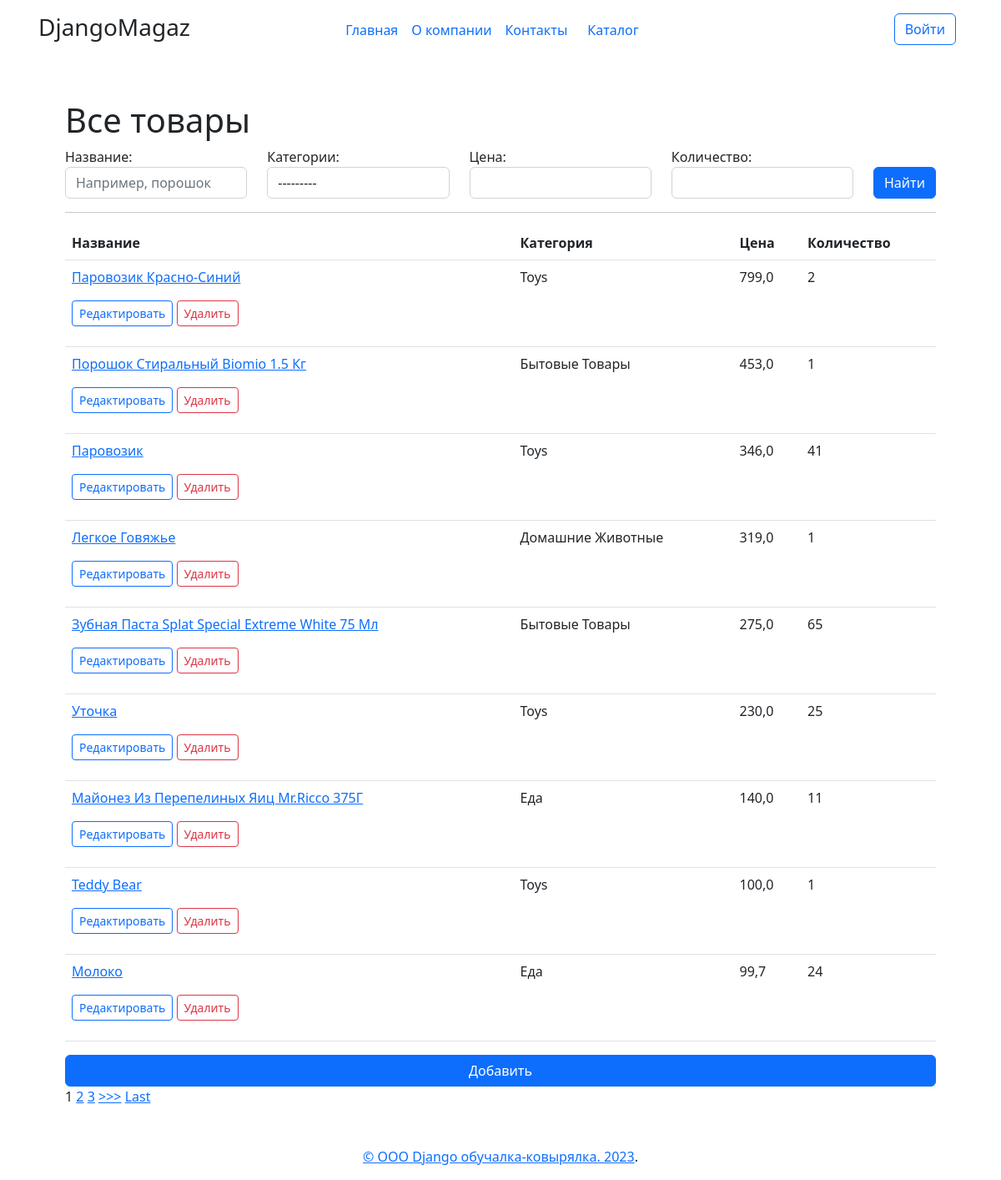
Screenshot of /products/ with the database file from the repository.
### simpleapp/models.py (models this page shows, shortened)
class Product(models.Model):
    name = models.CharField(
        max_length=50,
        unique=True, # названия товаров не должны повторяться
    )
    description = models.TextField()
    quantity = models.IntegerField(
        validators=[MinValueValidator(0)],
    )
    category = models.ForeignKey(
        to='Category',
        on_delete=models.CASCADE,
        related_name='products', # все продукты в категории будут доступны через поле products
    )
    price = models.FloatField(
        validators=[MinValueValidator(0.0)],
    )
    objects = models.Manager()

class Category(models.Model):
    name = models.CharField(max_length=100, unique=True)  # названия категорий тоже не должны повторяться
    def __str__(self):
        return f'{self.name.title()}'

### simpleapp/views.py (the view)
# urls.py: path('', ProductList.as_view(), name='products'),
class ProductList(ListView):
    model = Product
    template_name = 'products.html'
    context_object_name = 'products'
    ordering = ['-price']
    paginate_by = 1 # поставим постраничный вывод в один элемент
    form_class = ProductForm # добавляем форм класс, чтобы получать доступ к форме через метод POST
    def get_context_data(self, **kwargs): # забираем отфильтрованные объекты переопределяя метод get_context_data у наследуемого класса (привет, полиморфизм, мы скучали!!!)
        context = super().get_context_data(**kwargs)
        context['filter'] = ProductFilter(self.request.GET, queryset=self.get_queryset()) # вписываем наш фильтр в контекст
        return context

### templates/products.html (shortened to what this page needs)
{% extends 'flatpages/defaultLayout.html' %}
{% load static %}
{% load widget_tweaks %}
{% block page_styles %}
<link rel="stylesheet" href="{% static 'general.css' %}">
{% endblock page_styles %}
{% block abracadabra %}
<h1>Все товары</h1>
<form method="GET">
    <div class="row  align-items-end">
        <div class="col">
            {{ filter.form.name.label_tag }}
            {% render_field filter.form.name class="form-control" placeholder="Например, порошок"%}
        </div>
        <div class="col">
            {{ filter.form.category.label_tag }}
            {% render_field filter.form.category class="form-control" %}
        </div>
        <div class="col">
            {{ filter.form.price.label_tag }}
            {% render_field filter.form.price class="form-control" %}
        </div>
        <div class="col">
            {{ filter.form.quantity.label_tag }}
            {% render_field filter.form.quantity class="form-control" %}
        </div>
        <div class="col-auto">
            <button type="submit" class="btn btn-primary">Найти</button>
          </div>
    </div>
</form>
<hr>
{% if products %}
<table class="table">
    <thead class="thead-dark">
        <tr>
            <th>
                Название
            </th>
            <th>
                Категория
            </th>
            <th>
                Цена
            </th>
            <th>
                Количество
            </th>
        </tr>
    </thead>
    <tbody>
        {% for product in filter.qs %}
        <tr>
            <td>
               <p> <a href="{% url 'product' product.id %}">{{ product.name|title }}</a> </p>
               <p>
                <a href="{% url 'product_update' product.id %}" class="btn btn-outline-primary btn-sm">Редактировать</a>
                <a href="{% url 'product_delete' product.id %}" class="btn btn-outline-danger btn-sm">Удалить</a>
               </p>
            </td>
            <td>
                {{ product.category.name|title }}
            </td>
            <td>
                {{ product.price }}
            </td>
            <td>
                {{ product.quantity }}
            </td>
        </tr>
        {% endfor %}
    </tbody>
</table>
{% else %}
    <h2>Товаров нет!</h2>
{% endif %}
<div class="d-grid gap-2">
    <a href="{% url 'product_create' %}" class="btn btn-primary" type="button">Добавить</a>
  </div>
{% if is_paginated %}
    {% for num in page_obj.paginator.page_range %}
        {% if page_obj.number == num %}
            <a>{{ num }}</a>
        {% elif num > page_obj.number|add:'-3' and num < page_obj.number|add:'3' %}
            <a href="?page={{ num }}">{{ num }}</a>
        {% endif %}
    {% endfor %}
    {% if page_obj.has_next %}
        <a href="?page={{ page_obj.next_page_number }}">>>></a>
        <a href="?page={{ page_obj.paginator.num_pages }}">Last</a>
    {% endif %}
{% endif %}
{% endblock abracadabra %}

### templates/flatpages/defaultLayout.html (shortened to what this page needs)
{% load flatpages %}
{% load static %}
<!DOCTYPE html>
<html lang="ru" class="">
<head>
    <link rel="stylesheet" href="https://cdn.jsdelivr.net/npm/bootstrap@5.2.3/dist/css/bootstrap.min.css">
    {% block page_styles %} {% endblock page_styles %}
</head>
<body class="d-flex flex-column h-100">
    <div class="container d-flex w-100 p-3 mx-auto flex-column">
      <header class="row">
        <div class="col-md-3 mb-2 mb-md-0">
          <h3 class="float-md-start mb-0">DjangoMagaz</h3>
        </div>
        {% get_flatpages as flatpages %}
        <nav class="nav col-md-6 mb-2 justify-content-center mb-md-0">
            {% for page in flatpages %}
            <li><a href="{{ page.url }}" class="nav-link px-2">{{ page.title }}</a></li>
            {% endfor %}
            <li><a href="{% url 'products'  %}" class="nav-link">Каталог</a></li>
        </nav>
        <div class="col-md-3 text-end">
          <button type="button" class="btn btn-outline-primary me-2"  data-bs-toggle="modal" data-bs-target="#exampleModal">Войти</button>
        </div>
      </header>
    </div>
          {% get_flatpages as flatpages %}
    <main class="container h-100 p-5">
      {% block abracadabra %}
      {% endblock abracadabra %}
    </main>
    <footer class="mt-auto text-center">
      <p><a href="https://getbootstrap.com/">© ООО Django обучалка-ковырялка. 2023</a>.</p>
    </footer>
  </body>
</html>

### rows the page displays
Product: name "Паровозик Красно-Синий", category.name "Toys", price "799,0", quantity "2"
Product: name "Порошок Стиральный Biomio 1.5 Кг", category.name "Бытовые Товары", price "453,0", quantity "1"
Product: name "Паровозик", category.name "Toys", price "346,0", quantity "41"
Product: name "Легкое Говяжье", category.name "Домашние Животные", price "319,0", quantity "1"
Product: name "Зубная Паста Splat Special Extreme White 75 Мл", category.name "Бытовые Товары", price "275,0", quantity "65"
Product: name "Уточка", category.name "Toys", price "230,0", quantity "25"
Product: name "Майонез Из Перепелиных Яиц Mr.Ricco 375Г", category.name "Еда", price "140,0", quantity "11"
Product: name "Teddy Bear", category.name "Toys", price "100,0", quantity "1"
Product: name "Молоко", category.name "Еда", price "99,7", quantity "24"

### other values shown
{{ page.title }} "Главная"
{{ page.title }} "О компании"
{{ page.title }} "Контакты"
{{ filter.form.name.label_tag }} "Название:"
{{ filter.form.category.label_tag }} "Категории:"
{{ filter.form.price.label_tag }} "Цена:"
{{ filter.form.quantity.label_tag }} "Количество:"
{{ num }} "1"
{{ num }} "2" "3"
